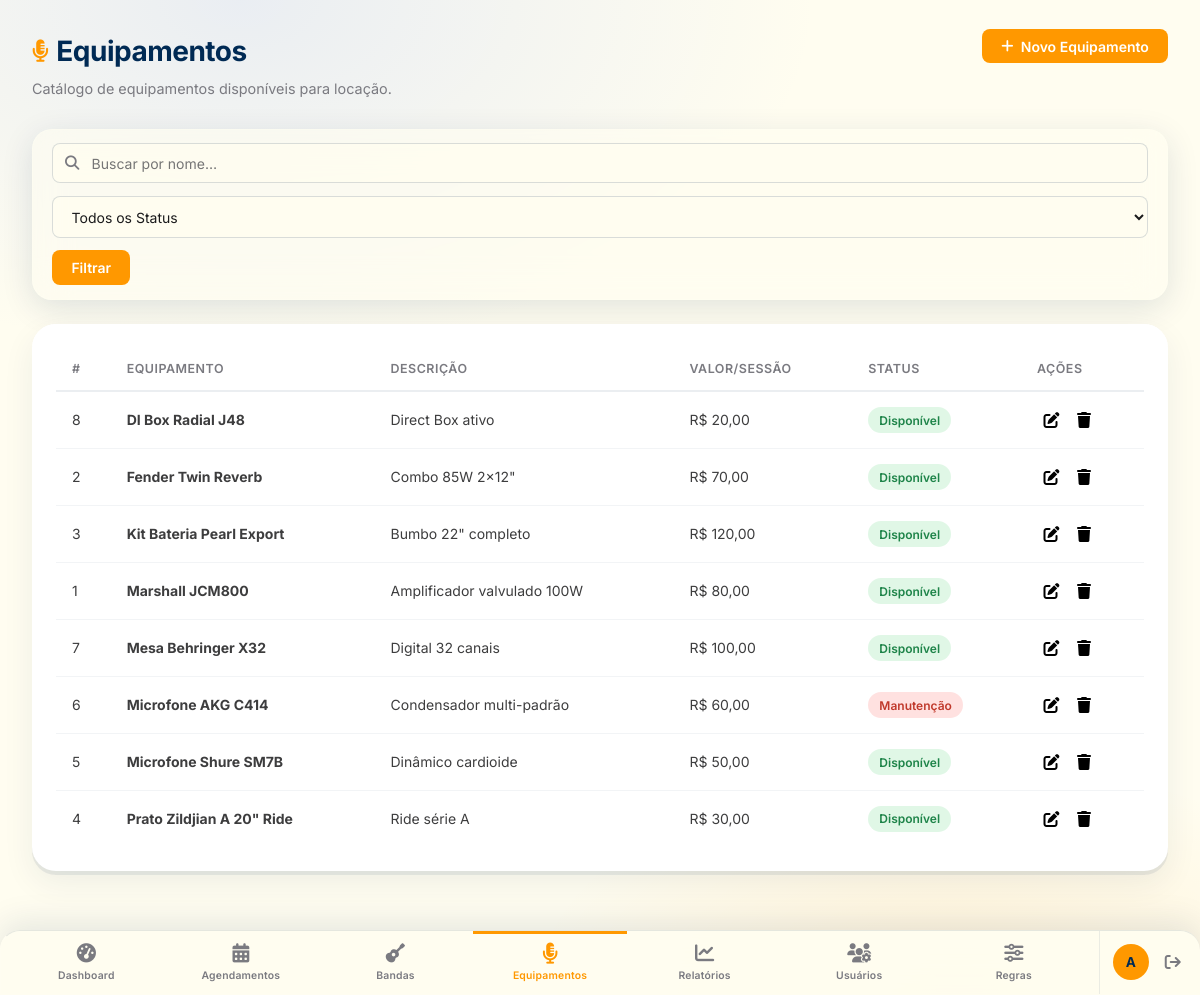
The page /equipamentos.php (signed in) on the database its author committed.
### tables this page shows
CREATE TABLE IF NOT EXISTS equipamentos (
  id            INT UNSIGNED   NOT NULL AUTO_INCREMENT,
  nome          VARCHAR(150)   NOT NULL,
  descricao     TEXT,
  valor_locacao DECIMAL(10,2)  NOT NULL DEFAULT 0.00,
  status        ENUM('disponivel','manutencao') NOT NULL DEFAULT 'disponivel',
  PRIMARY KEY (id)
);

### equipamentos.php (called while the page is built)
<?php
require_once 'controllers/equipamentos_ctrl.php';
require_once 'templates/equipamentos.php';

### controllers/equipamentos_ctrl.php (called while the page is built, shortened)
<?php
$pdo          = getConexao();
$busca        = trim($_GET['busca']  ?? '');
$params = [];
$sql = 'SELECT * FROM equipamentos';
$sql .= ' ORDER BY nome';
$stmt = $pdo->prepare($sql);
$stmt->execute($params);
$equipamentos = $stmt->fetchAll();

### templates/equipamentos.php (the view, shortened to what this page needs)
<?php include 'includes/head.php'; ?>
<body>
<?php include 'includes/nav.php'; ?>
<main class="main-content">
  <header class="page-header">
    <div>
      <h1><i class="fa-solid fa-microphone-lines"></i> Equipamentos</h1>
      <p class="page-subtitle">Catálogo de equipamentos disponíveis para locação.</p>
    </div>
    <button class="btn btn-primary" id="btnNovoEquip">
      <i class="fa-solid fa-plus"></i> Novo Equipamento
    </button>
  </header>
  <form method="GET" class="search-bar glass">
    <div class="input-icon" style="flex:1">
      <i class="fa-solid fa-magnifying-glass"></i>
      <input type="text" name="busca" placeholder="Buscar por nome…"
             value="<?= htmlspecialchars($busca) ?>">
    </div>
    <select name="status" class="select-filter">
      <option value="">Todos os Status</option>
    </select>
    <button type="submit" class="btn btn-primary">Filtrar</button>
  </form>
  <section class="section-card glass">
    <div class="table-responsive">
      <table class="data-table">
        <thead>
          <tr>
            <th>#</th><th>Equipamento</th><th>Descrição</th>
            <th>Valor/Sessão</th><th>Status</th><th>Ações</th>
          </tr>
        </thead>
        <tbody>
          <?php if (empty($equipamentos)): ?>
            <tr>
              <td colspan="6" class="empty-state">
                <i class="fa-solid fa-box-open"></i> Nenhum equipamento encontrado.
              </td>
            </tr>
          <?php else: ?>
            <?php foreach ($equipamentos as $eq): ?>
            <tr>
              <td><?= $eq['id'] ?></td>
              <td><strong><?= htmlspecialchars($eq['nome']) ?></strong></td>
              <td><?= htmlspecialchars($eq['descricao'] ?? '—') ?></td>
              <td>R$ <?= number_format($eq['valor_locacao'], 2, ',', '.') ?></td>
              <td>
                <span class="badge badge-<?= $eq['status'] === 'disponivel' ? 'confirmado' : 'cancelado' ?>">
                  <?= $eq['status'] === 'disponivel' ? 'Disponível' : 'Manutenção' ?>
                </span>
              </td>
              <td class="action-btns">
                <button class="btn btn-icon btn-edit" title="Editar"
                  data-id="<?= $eq['id'] ?>"
                  data-nome="<?= htmlspecialchars($eq['nome'],       ENT_QUOTES) ?>"
                  data-desc="<?= htmlspecialchars($eq['descricao'] ?? '', ENT_QUOTES) ?>"
                  data-valor="<?= $eq['valor_locacao'] ?>"
                  data-status="<?= $eq['status'] ?>">
                  <i class="fa-solid fa-pen-to-square"></i>
                </button>
                <button class="btn btn-icon btn-delete" title="Excluir"
                  data-id="<?= $eq['id'] ?>"
                  data-nome="<?= htmlspecialchars($eq['nome'], ENT_QUOTES) ?>">
                  <i class="fa-solid fa-trash"></i>
                </button>
              </td>
            </tr>
            <?php endforeach; ?>
          <?php endif; ?>
        </tbody>
      </table>
    </div>
  </section>
</main>
</body>
</html>

### assets/css/app.css (style rules this page uses)
.main-content { margin-left: 0; padding: 1.8rem 2rem 6rem; }
.section-card { border-radius: 24px; background: #fff; border: none; box-shadow: 0 4px 0 rgba(0,42,84,0.08), 0 12px 32px rgba(0,42,84,0.07), inset 0 1px 0 rgba(255,255,255,0.9); backdrop-filter: none; }

### rows shown on the page
equipamentos: id "8", nome "DI Box Radial J48", descricao "Direct Box ativo", valor_locacao "20,00", status "Disponível"
equipamentos: id "2", nome "Fender Twin Reverb", descricao "Combo 85W 2x12\"", valor_locacao "70,00", status "Disponível"
equipamentos: id "3", nome "Kit Bateria Pearl Export", descricao "Bumbo 22\" completo", valor_locacao "120,00", status "Disponível"
equipamentos: id "1", nome "Marshall JCM800", descricao "Amplificador valvulado 100W", valor_locacao "80,00", status "Disponível"
equipamentos: id "7", nome "Mesa Behringer X32", descricao "Digital 32 canais", valor_locacao "100,00", status "Disponível"
equipamentos: id "6", nome "Microfone AKG C414", descricao "Condensador multi-padrão", valor_locacao "60,00", status "Manutenção"
equipamentos: id "5", nome "Microfone Shure SM7B", descricao "Dinâmico cardioide", valor_locacao "50,00", status "Disponível"
equipamentos: id "4", nome "Prato Zildjian A 20\" Ride", descricao "Ride série A", valor_locacao "30,00", status "Disponível"

### other values the page prints
mb_strtoupper(mb_substr($usuario['nome'], 0, 1)) "A"
